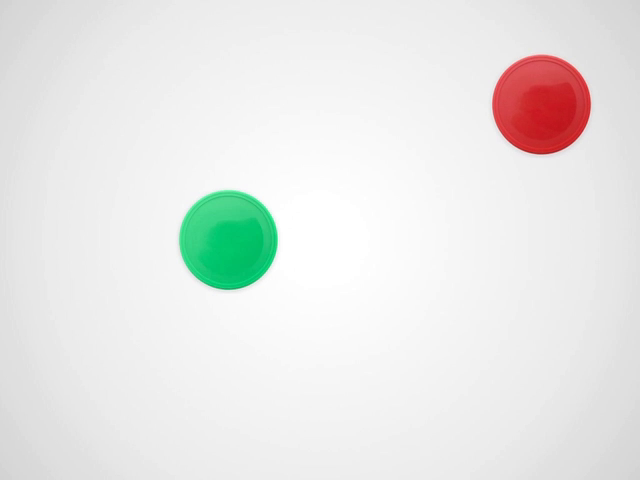
#> input picture frame 144 of videos/movimentacao-de-objetos-480.mov, 640 x 480 px
$ python ex04.py   (Python 2 division)
#> lines starting #> are read from the running program, lines starting #| are printed output that depends on the picture; after the words box and inside, x2 and y2 are one past the last pixel; in counts of white or black regions, pixels touching at a corner belong together
import cv2
import numpy as np

video = cv2.VideoCapture("movimentacao-de-objetos-480.mov")

while True:
  ret, frameRGB = video.read()
#> frameRGB is the input picture: shape (480, 640, 3); mean B, G, R 230.5, 232.5, 232
  frameCinza = cv2.cvtColor(frameRGB, cv2.COLOR_RGB2GRAY)
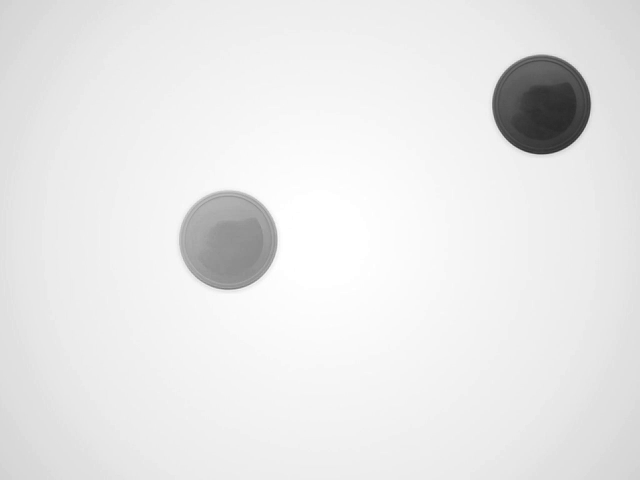
#> frameCinza: shape (480, 640); min 41, max 255, mean 231.8
  tipo = cv2.THRESH_BINARY_INV
  ret, frameBinarizado = cv2.threshold(frameCinza, 200, 255, tipo)
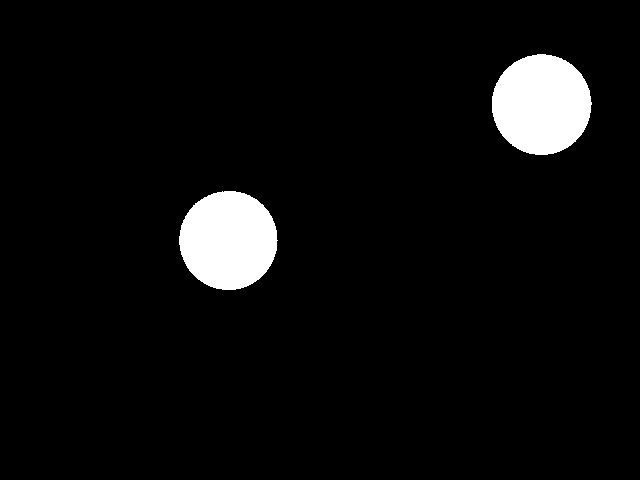
#> frameBinarizado: shape (480, 640); 5% white; 2 white regions

  contornos, hierarquia = cv2.findContours(frameBinarizado, cv2.RETR_TREE, cv2.CHAIN_APPROX_SIMPLE)
#> contornos = 2 contours; box (x1, y1, x2, y2) and area: (492, 54, 592, 155) 7720, (179, 191, 278, 290) 7500

  if len(contornos) == 2:
    momentosC1 = cv2.moments(contornos[0])
#> momentosC1 = moments, m00 7500.5, centre m10/m00, m01/m00 = (228, 240)
    momentosC2 = cv2.moments(contornos[1])
#> momentosC2 = moments, m00 7720, centre m10/m00, m01/m00 = (541.1, 104.1)
    C1x = momentosC1["m10"] / momentosC1["m00"]
#> C1x = 228
    C1y = momentosC1["m01"] / momentosC1["m00"]
#> C1y = 240
    C2x = momentosC2["m10"] / momentosC2["m00"]
#> C2x = 541.1
    C2y = momentosC2["m01"] / momentosC2["m00"]
#> C2y = 104.1

    distancia = int(np.sqrt(((C2x - C1x)**2) + ((C2y - C1y)**2)))
#> distancia = 341
    print distancia
#| 341

  cv2.imshow("Video", frameRGB)
  if cv2.waitKey(1) & 0xFF == ord("q"):
#> (key q is pressed here)
    break

video.release()
cv2.destroyAllWindows()

$ run again, starting later in the video
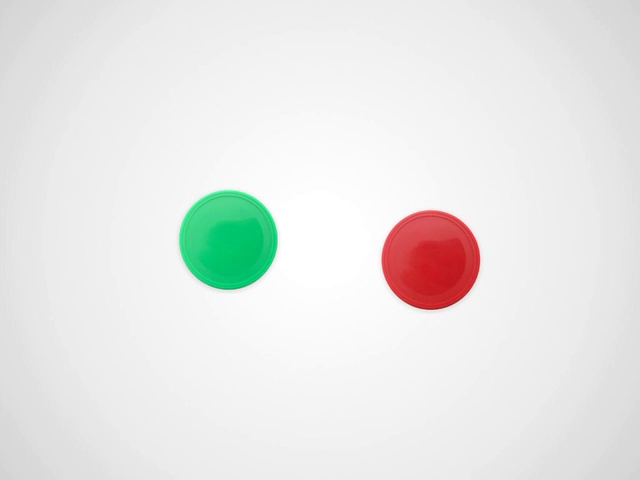
#> input picture frame 1157 of videos/movimentacao-de-objetos-480.mov, 640 x 480 px
#> frameRGB is the input picture: shape (480, 640, 3); mean B, G, R 230.2, 232.1, 231.7
#> `frameCinza = cv2.cvtColor(frameRGB, cv2.COLOR_RGB2GRAY)`:
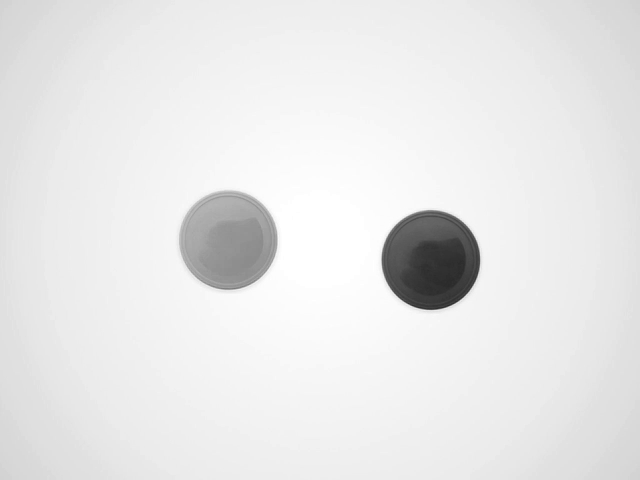
#> frameCinza: shape (480, 640); min 41, max 255, mean 231.5
#> `ret, frameBinarizado = cv2.threshold(frameCinza, 200, 255, tipo)`:
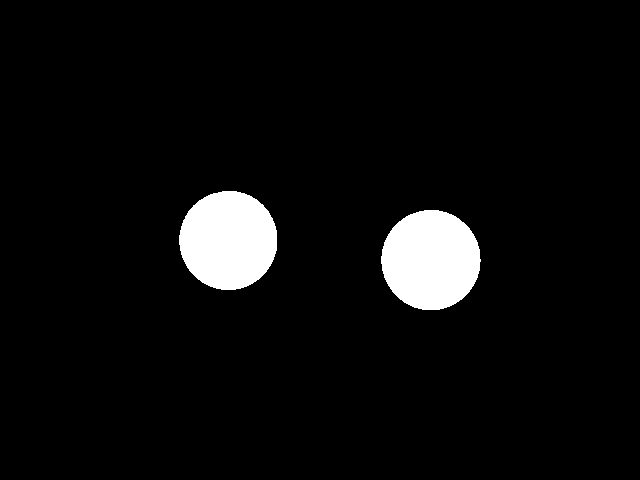
#> frameBinarizado: shape (480, 640); 5% white; 2 white regions
#> contornos = 2 contours; box (x1, y1, x2, y2) and area: (381, 210, 481, 310) 7677, (179, 191, 277, 290) 7507
#> momentosC1 = moments, m00 7677, centre m10/m00, m01/m00 = (430.5, 259.6)
#> momentosC2 = moments, m00 7507, centre m10/m00, m01/m00 = (227.9, 239.9)
#> C1x = 430.5
#> C1y = 259.6
#> C2x = 227.9
#> C2y = 239.9
#> distancia = 203
#| 203
